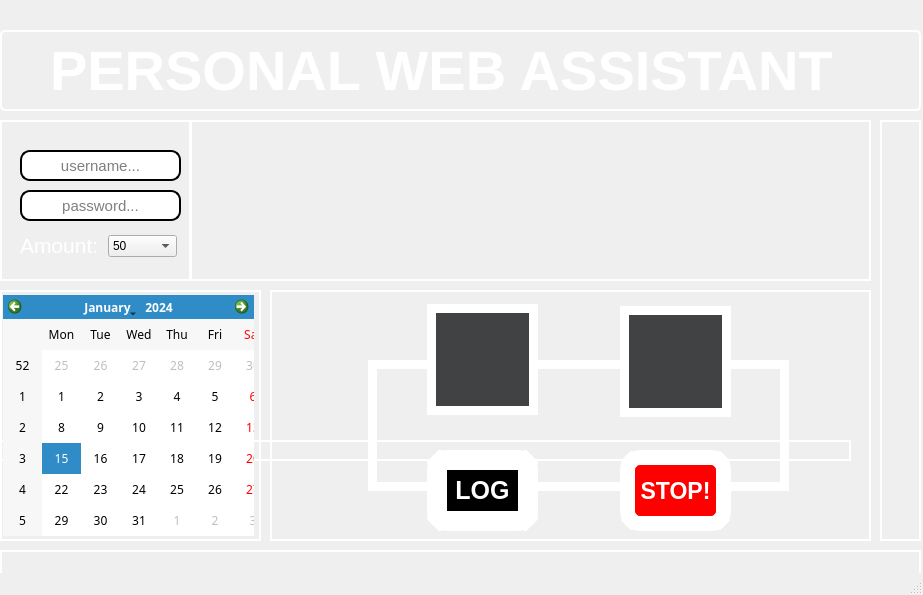
<?xml version="1.0" encoding="UTF-8"?>
<ui version="4.0">
 <class>ZIRA</class>
 <widget class="QMainWindow" name="ZIRA">
  <property name="enabled">
   <bool>true</bool>
  </property>
  <property name="geometry">
   <rect>
    <x>0</x>
    <y>0</y>
    <width>923</width>
    <height>595</height>
   </rect>
  </property>
  <property name="windowTitle">
   <string>ZIRA v1.0</string>
  </property>
  <property name="windowIcon">
   <iconset>
    <normaloff>iStock-872962368-chat-bots-removebg-preview.png</normaloff>iStock-872962368-chat-bots-removebg-preview.png</iconset>
  </property>
  <property name="autoFillBackground">
   <bool>false</bool>
  </property>
  <widget class="QWidget" name="centralwidget">
   <widget class="QLabel" name="label">
    <property name="geometry">
     <rect>
      <x>-30</x>
      <y>0</y>
      <width>951</width>
      <height>561</height>
     </rect>
    </property>
    <property name="font">
     <font>
      <pointsize>18</pointsize>
      <weight>75</weight>
      <bold>true</bold>
     </font>
    </property>
    <property name="styleSheet">
     <string notr="true">background-image: url(:/newPrefix/robot.jpg);</string>
    </property>
    <property name="text">
     <string/>
    </property>
    <property name="pixmap">
     <pixmap>robot.jpg</pixmap>
    </property>
    <property name="scaledContents">
     <bool>true</bool>
    </property>
   </widget>
   <widget class="QPushButton" name="demo">
    <property name="geometry">
     <rect>
      <x>620</x>
      <y>306</y>
      <width>111</width>
      <height>111</height>
     </rect>
    </property>
    <property name="font">
     <font>
      <pointsize>18</pointsize>
      <weight>75</weight>
      <bold>true</bold>
     </font>
    </property>
    <property name="cursor">
     <cursorShape>PointingHandCursor</cursorShape>
    </property>
    <property name="styleSheet">
     <string notr="true">border:9px solid #fff;
border-radius:10px;
color:white;
border-radius:70px;
background-color:rgb(65, 66, 68)

 </string>
    </property>
    <property name="text">
     <string/>
    </property>
    <property name="icon">
     <iconset>
      <normaloff>demo-blue-glossy-ball-web-icon-on-white-background-round-3d-render-J9F29G-removebg-preview.png</normaloff>demo-blue-glossy-ball-web-icon-on-white-background-round-3d-render-J9F29G-removebg-preview.png</iconset>
    </property>
    <property name="iconSize">
     <size>
      <width>118</width>
      <height>167</height>
     </size>
    </property>
   </widget>
   <widget class="QPushButton" name="runBot">
    <property name="geometry">
     <rect>
      <x>427</x>
      <y>304</y>
      <width>111</width>
      <height>111</height>
     </rect>
    </property>
    <property name="font">
     <font>
      <pointsize>30</pointsize>
      <weight>75</weight>
      <bold>true</bold>
     </font>
    </property>
    <property name="cursor">
     <cursorShape>PointingHandCursor</cursorShape>
    </property>
    <property name="styleSheet">
     <string notr="true">border: 9px solid #fff;
border-radius:10px;
color:white;
border-radius:70px;

background-color:rgb(65, 66, 68)</string>
    </property>
    <property name="text">
     <string/>
    </property>
    <property name="icon">
     <iconset>
      <normaloff>images-removebg-preview (5).png</normaloff>
      <selectedon>cogs.png</selectedon>images-removebg-preview (5).png</iconset>
    </property>
    <property name="iconSize">
     <size>
      <width>90</width>
      <height>100</height>
     </size>
    </property>
   </widget>
   <widget class="QLabel" name="label_2">
    <property name="geometry">
     <rect>
      <x>50</x>
      <y>40</y>
      <width>801</width>
      <height>61</height>
     </rect>
    </property>
    <property name="font">
     <font>
      <family>MS Shell Dlg 2</family>
      <pointsize>42</pointsize>
      <weight>75</weight>
      <bold>true</bold>
     </font>
    </property>
    <property name="styleSheet">
     <string notr="true">color:white;</string>
    </property>
    <property name="text">
     <string>PERSONAL WEB ASSISTANT</string>
    </property>
   </widget>
   <widget class="QLineEdit" name="userName">
    <property name="geometry">
     <rect>
      <x>20</x>
      <y>150</y>
      <width>161</width>
      <height>31</height>
     </rect>
    </property>
    <property name="font">
     <font>
      <pointsize>11</pointsize>
      <weight>50</weight>
      <bold>false</bold>
     </font>
    </property>
    <property name="styleSheet">
     <string notr="true">border: 2px solid black; 
border-radius:10px;</string>
    </property>
    <property name="echoMode">
     <enum>QLineEdit::Normal</enum>
    </property>
    <property name="cursorPosition">
     <number>0</number>
    </property>
    <property name="alignment">
     <set>Qt::AlignCenter</set>
    </property>
    <property name="placeholderText">
     <string>username...</string>
    </property>
    <property name="cursorMoveStyle">
     <enum>Qt::LogicalMoveStyle</enum>
    </property>
    <property name="clearButtonEnabled">
     <bool>true</bool>
    </property>
   </widget>
   <widget class="QPushButton" name="pushButton_3">
    <property name="geometry">
     <rect>
      <x>0</x>
      <y>30</y>
      <width>921</width>
      <height>81</height>
     </rect>
    </property>
    <property name="styleSheet">
     <string notr="true">border: 2px solid #fff;
border-radius:5px; 
</string>
    </property>
    <property name="text">
     <string/>
    </property>
   </widget>
   <widget class="QLineEdit" name="password">
    <property name="geometry">
     <rect>
      <x>20</x>
      <y>190</y>
      <width>161</width>
      <height>31</height>
     </rect>
    </property>
    <property name="font">
     <font>
      <pointsize>11</pointsize>
      <weight>50</weight>
      <bold>false</bold>
     </font>
    </property>
    <property name="styleSheet">
     <string notr="true">border: 2px solid black; 
border-radius:10px;</string>
    </property>
    <property name="echoMode">
     <enum>QLineEdit::Password</enum>
    </property>
    <property name="alignment">
     <set>Qt::AlignCenter</set>
    </property>
    <property name="placeholderText">
     <string>password...</string>
    </property>
    <property name="cursorMoveStyle">
     <enum>Qt::VisualMoveStyle</enum>
    </property>
    <property name="clearButtonEnabled">
     <bool>true</bool>
    </property>
   </widget>
   <widget class="QPushButton" name="stopBot">
    <property name="geometry">
     <rect>
      <x>620</x>
      <y>450</y>
      <width>111</width>
      <height>81</height>
     </rect>
    </property>
    <property name="font">
     <font>
      <pointsize>17</pointsize>
      <weight>75</weight>
      <bold>true</bold>
     </font>
    </property>
    <property name="cursor">
     <cursorShape>PointingHandCursor</cursorShape>
    </property>
    <property name="styleSheet">
     <string notr="true">border:15px solid #fff;
border-radius:20px;
color:white;
background-color:red;
 

</string>
    </property>
    <property name="text">
     <string>STOP!</string>
    </property>
    <property name="iconSize">
     <size>
      <width>91</width>
      <height>88</height>
     </size>
    </property>
   </widget>
   <widget class="QLabel" name="label_3">
    <property name="geometry">
     <rect>
      <x>20</x>
      <y>230</y>
      <width>81</width>
      <height>31</height>
     </rect>
    </property>
    <property name="font">
     <font>
      <pointsize>16</pointsize>
     </font>
    </property>
    <property name="styleSheet">
     <string notr="true">color:white;</string>
    </property>
    <property name="text">
     <string>Amount:</string>
    </property>
   </widget>
   <widget class="QLabel" name="setting">
    <property name="geometry">
     <rect>
      <x>700</x>
      <y>120</y>
      <width>161</width>
      <height>161</height>
     </rect>
    </property>
    <property name="text">
     <string/>
    </property>
    <property name="pixmap">
     <pixmap>cogs.png</pixmap>
    </property>
    <property name="scaledContents">
     <bool>true</bool>
    </property>
   </widget>
   <widget class="QPushButton" name="pushButton_5">
    <property name="geometry">
     <rect>
      <x>190</x>
      <y>120</y>
      <width>681</width>
      <height>161</height>
     </rect>
    </property>
    <property name="styleSheet">
     <string notr="true">border: 2px solid #fff;</string>
    </property>
    <property name="text">
     <string/>
    </property>
   </widget>
   <widget class="QPushButton" name="pushButton_6">
    <property name="geometry">
     <rect>
      <x>0</x>
      <y>120</y>
      <width>191</width>
      <height>161</height>
     </rect>
    </property>
    <property name="styleSheet">
     <string notr="true">border: 2px solid #fff;
</string>
    </property>
    <property name="text">
     <string/>
    </property>
   </widget>
   <widget class="QPushButton" name="pushButton_7">
    <property name="geometry">
     <rect>
      <x>880</x>
      <y>120</y>
      <width>41</width>
      <height>421</height>
     </rect>
    </property>
    <property name="styleSheet">
     <string notr="true">border:2px solid #fff;
</string>
    </property>
    <property name="text">
     <string/>
    </property>
   </widget>
   <widget class="QLabel" name="label_5">
    <property name="geometry">
     <rect>
      <x>170</x>
      <y>80</y>
      <width>581</width>
      <height>271</height>
     </rect>
    </property>
    <property name="styleSheet">
     <string notr="true">background-image: url(:/newPrefix/images-removebg-preview (2).png);</string>
    </property>
    <property name="text">
     <string/>
    </property>
    <property name="pixmap">
     <pixmap>images-removebg-preview (2).png</pixmap>
    </property>
   </widget>
   <widget class="QPushButton" name="pushButton_10">
    <property name="geometry">
     <rect>
      <x>0</x>
      <y>440</y>
      <width>851</width>
      <height>21</height>
     </rect>
    </property>
    <property name="styleSheet">
     <string notr="true">border: 2px solid #fff;
</string>
    </property>
    <property name="text">
     <string/>
    </property>
   </widget>
   <widget class="QPushButton" name="pushButton_11">
    <property name="geometry">
     <rect>
      <x>0</x>
      <y>550</y>
      <width>921</width>
      <height>41</height>
     </rect>
    </property>
    <property name="styleSheet">
     <string notr="true">border: 2px solid #fff;
</string>
    </property>
    <property name="text">
     <string/>
    </property>
   </widget>
   <widget class="QCalendarWidget" name="calendarWidget">
    <property name="geometry">
     <rect>
      <x>3</x>
      <y>295</y>
      <width>251</width>
      <height>241</height>
     </rect>
    </property>
    <property name="sizePolicy">
     <sizepolicy hsizetype="Fixed" vsizetype="Preferred">
      <horstretch>0</horstretch>
      <verstretch>0</verstretch>
     </sizepolicy>
    </property>
    <property name="font">
     <font>
      <family>OCR A Extended</family>
     </font>
    </property>
    <property name="cursor">
     <cursorShape>SizeAllCursor</cursorShape>
    </property>
    <property name="contextMenuPolicy">
     <enum>Qt::DefaultContextMenu</enum>
    </property>
   </widget>
   <widget class="QPushButton" name="logbtn">
    <property name="geometry">
     <rect>
      <x>427</x>
      <y>450</y>
      <width>111</width>
      <height>81</height>
     </rect>
    </property>
    <property name="font">
     <font>
      <pointsize>19</pointsize>
      <weight>75</weight>
      <bold>true</bold>
     </font>
    </property>
    <property name="cursor">
     <cursorShape>PointingHandCursor</cursorShape>
    </property>
    <property name="styleSheet">
     <string notr="true">border: 20px solid #fff;
border-radius:20px;
color:white;
background-color:black;</string>
    </property>
    <property name="text">
     <string>LOG</string>
    </property>
   </widget>
   <widget class="QPushButton" name="pushButton_8">
    <property name="geometry">
     <rect>
      <x>0</x>
      <y>290</y>
      <width>261</width>
      <height>251</height>
     </rect>
    </property>
    <property name="styleSheet">
     <string notr="true">border: 2px solid #fff;
</string>
    </property>
    <property name="text">
     <string/>
    </property>
    <property name="autoRepeatInterval">
     <number>100</number>
    </property>
   </widget>
   <widget class="QPushButton" name="pushButton_9">
    <property name="geometry">
     <rect>
      <x>368</x>
      <y>360</y>
      <width>421</width>
      <height>131</height>
     </rect>
    </property>
    <property name="styleSheet">
     <string notr="true">border: 9px solid white;
</string>
    </property>
    <property name="text">
     <string/>
    </property>
   </widget>
   <widget class="QPushButton" name="pushButton_12">
    <property name="geometry">
     <rect>
      <x>270</x>
      <y>290</y>
      <width>601</width>
      <height>251</height>
     </rect>
    </property>
    <property name="styleSheet">
     <string notr="true">border: 2px solid #fff; 
</string>
    </property>
    <property name="text">
     <string/>
    </property>
   </widget>
   <widget class="QComboBox" name="amount">
    <property name="geometry">
     <rect>
      <x>108</x>
      <y>235</y>
      <width>69</width>
      <height>22</height>
     </rect>
    </property>
    <item>
     <property name="text">
      <string>50</string>
     </property>
    </item>
    <item>
     <property name="text">
      <string>100</string>
     </property>
    </item>
    <item>
     <property name="text">
      <string>250</string>
     </property>
    </item>
    <item>
     <property name="text">
      <string>500</string>
     </property>
    </item>
    <item>
     <property name="text">
      <string>1000</string>
     </property>
    </item>
    <item>
     <property name="text">
      <string>2500</string>
     </property>
    </item>
    <item>
     <property name="text">
      <string>5000</string>
     </property>
    </item>
    <item>
     <property name="text">
      <string>10000</string>
     </property>
    </item>
   </widget>
   <zorder>pushButton_10</zorder>
   <zorder>label</zorder>
   <zorder>pushButton_3</zorder>
   <zorder>pushButton_5</zorder>
   <zorder>setting</zorder>
   <zorder>pushButton_6</zorder>
   <zorder>pushButton_7</zorder>
   <zorder>userName</zorder>
   <zorder>password</zorder>
   <zorder>label_3</zorder>
   <zorder>label_5</zorder>
   <zorder>pushButton_11</zorder>
   <zorder>label_2</zorder>
   <zorder>pushButton_8</zorder>
   <zorder>pushButton_12</zorder>
   <zorder>pushButton_9</zorder>
   <zorder>amount</zorder>
   <zorder>calendarWidget</zorder>
   <zorder>demo</zorder>
   <zorder>logbtn</zorder>
   <zorder>stopBot</zorder>
   <zorder>runBot</zorder>
  </widget>
  <widget class="QMenuBar" name="menubar">
   <property name="geometry">
    <rect>
     <x>0</x>
     <y>0</y>
     <width>923</width>
     <height>21</height>
    </rect>
   </property>
  </widget>
  <widget class="QStatusBar" name="statusbar"/>
 </widget>
 <resources/>
 <connections/>
</ui>
